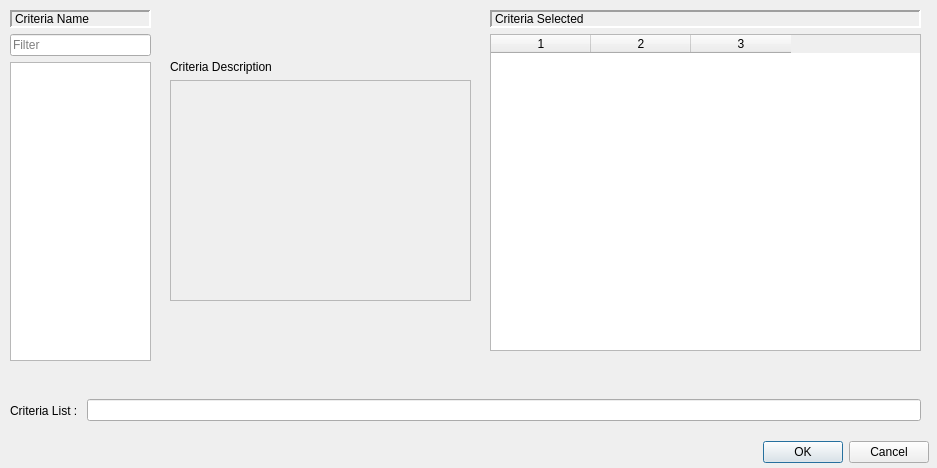
<?xml version="1.0" encoding="UTF-8"?>
<ui version="4.0">
 <class>Dialog</class>
 <widget class="QDialog" name="Dialog">
  <property name="enabled">
   <bool>true</bool>
  </property>
  <property name="geometry">
   <rect>
    <x>0</x>
    <y>0</y>
    <width>937</width>
    <height>468</height>
   </rect>
  </property>
  <property name="windowTitle">
   <string>Dialog</string>
  </property>
  <widget class="QWidget" name="verticalLayoutWidget_4">
   <property name="geometry">
    <rect>
     <x>10</x>
     <y>10</y>
     <width>141</width>
     <height>351</height>
    </rect>
   </property>
   <property name="autoFillBackground">
    <bool>false</bool>
   </property>
   <layout class="QVBoxLayout" name="verticalLayout_4">
    <item>
     <widget class="QLabel" name="label_2">
      <property name="autoFillBackground">
       <bool>false</bool>
      </property>
      <property name="frameShape">
       <enum>QFrame::Shape::Panel</enum>
      </property>
      <property name="frameShadow">
       <enum>QFrame::Shadow::Sunken</enum>
      </property>
      <property name="lineWidth">
       <number>2</number>
      </property>
      <property name="midLineWidth">
       <number>1</number>
      </property>
      <property name="text">
       <string>Criteria Name</string>
      </property>
     </widget>
    </item>
    <item>
     <widget class="QLineEdit" name="criteria_filter">
      <property name="placeholderText">
       <string>Filter</string>
      </property>
     </widget>
    </item>
    <item>
     <widget class="QListWidget" name="criteria_list"/>
    </item>
   </layout>
  </widget>
  <widget class="QDialogButtonBox" name="buttonBox">
   <property name="geometry">
    <rect>
     <x>650</x>
     <y>440</y>
     <width>279</width>
     <height>24</height>
    </rect>
   </property>
   <property name="orientation">
    <enum>Qt::Orientation::Horizontal</enum>
   </property>
   <property name="standardButtons">
    <set>QDialogButtonBox::StandardButton::Cancel|QDialogButtonBox::StandardButton::Ok</set>
   </property>
  </widget>
  <widget class="QWidget" name="verticalLayoutWidget">
   <property name="geometry">
    <rect>
     <x>170</x>
     <y>60</y>
     <width>301</width>
     <height>241</height>
    </rect>
   </property>
   <layout class="QVBoxLayout" name="verticalLayout">
    <item>
     <widget class="QLabel" name="label_4">
      <property name="sizePolicy">
       <sizepolicy hsizetype="Preferred" vsizetype="Preferred">
        <horstretch>0</horstretch>
        <verstretch>0</verstretch>
       </sizepolicy>
      </property>
      <property name="text">
       <string>Criteria Description</string>
      </property>
     </widget>
    </item>
    <item>
     <widget class="QTextEdit" name="text_description">
      <property name="enabled">
       <bool>false</bool>
      </property>
      <property name="lineWidth">
       <number>2</number>
      </property>
      <property name="readOnly">
       <bool>true</bool>
      </property>
     </widget>
    </item>
   </layout>
  </widget>
  <widget class="QWidget" name="horizontalLayoutWidget">
   <property name="geometry">
    <rect>
     <x>10</x>
     <y>390</y>
     <width>911</width>
     <height>41</height>
    </rect>
   </property>
   <layout class="QHBoxLayout" name="horizontalLayout">
    <item>
     <widget class="QLabel" name="label_6">
      <property name="text">
       <string>Criteria List : </string>
      </property>
     </widget>
    </item>
    <item>
     <widget class="QLineEdit" name="criteria_result">
      <property name="enabled">
       <bool>true</bool>
      </property>
      <property name="readOnly">
       <bool>true</bool>
      </property>
     </widget>
    </item>
   </layout>
  </widget>
  <widget class="QWidget" name="verticalLayoutWidget_5">
   <property name="geometry">
    <rect>
     <x>490</x>
     <y>10</y>
     <width>431</width>
     <height>341</height>
    </rect>
   </property>
   <property name="autoFillBackground">
    <bool>false</bool>
   </property>
   <layout class="QVBoxLayout" name="verticalLayout_5">
    <item>
     <widget class="QLabel" name="label_3">
      <property name="autoFillBackground">
       <bool>false</bool>
      </property>
      <property name="frameShape">
       <enum>QFrame::Shape::Panel</enum>
      </property>
      <property name="frameShadow">
       <enum>QFrame::Shadow::Sunken</enum>
      </property>
      <property name="lineWidth">
       <number>2</number>
      </property>
      <property name="midLineWidth">
       <number>1</number>
      </property>
      <property name="text">
       <string>Criteria Selected</string>
      </property>
     </widget>
    </item>
    <item>
     <widget class="QTableWidget" name="criteria_selected">
      <property name="dragDropOverwriteMode">
       <bool>false</bool>
      </property>
      <property name="selectionBehavior">
       <enum>QAbstractItemView::SelectionBehavior::SelectRows</enum>
      </property>
      <property name="columnCount">
       <number>3</number>
      </property>
      <attribute name="horizontalHeaderVisible">
       <bool>true</bool>
      </attribute>
      <attribute name="verticalHeaderVisible">
       <bool>false</bool>
      </attribute>
      <column/>
      <column/>
      <column/>
     </widget>
    </item>
   </layout>
  </widget>
 </widget>
 <resources/>
 <connections>
  <connection>
   <sender>buttonBox</sender>
   <signal>accepted()</signal>
   <receiver>Dialog</receiver>
   <slot>accept()</slot>
   <hints>
    <hint type="sourcelabel">
     <x>248</x>
     <y>254</y>
    </hint>
    <hint type="destinationlabel">
     <x>157</x>
     <y>274</y>
    </hint>
   </hints>
  </connection>
  <connection>
   <sender>buttonBox</sender>
   <signal>rejected()</signal>
   <receiver>Dialog</receiver>
   <slot>reject()</slot>
   <hints>
    <hint type="sourcelabel">
     <x>316</x>
     <y>260</y>
    </hint>
    <hint type="destinationlabel">
     <x>286</x>
     <y>274</y>
    </hint>
   </hints>
  </connection>
 </connections>
</ui>
